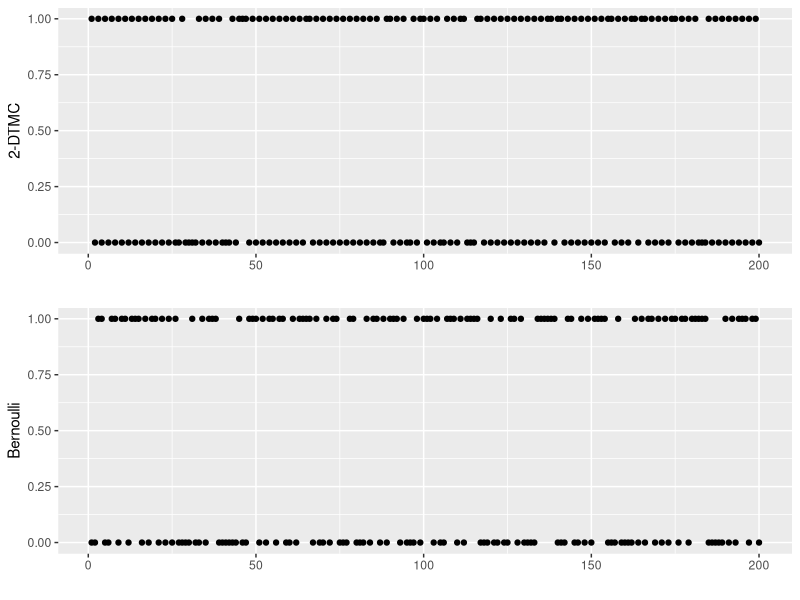

Write the R code that produced this figure.
library(ggplot2)
library(gridExtra)

#Input parameters
alpha=0.1
beta=0.9

#2-DTMC transition matrix
P=matrix(c(alpha,1-alpha,beta,1-beta),
         nrow=2,
         ncol=2,
         byrow=TRUE)
#DTMC mean
Avg=P[1,2]/(1+P[2,1]-P[1,1])

Points1=c()
Points2=c()
NumPoints=200

#2-DTMC simulation
CurrentState=0
for (i in 1:NumPoints) {
  p=P[CurrentState+1,CurrentState+1] #Extracts probability of transition to same state
  if (rbinom(1,1,p)==0) { #Changes state if no success
    CurrentState = (CurrentState+1)%%2
  }
  Points1=c(Points1,CurrentState)
}

#Bernoulli process simulation
for (i in 1:NumPoints) {
  Points2=c(Points2,rbinom(1,1,Avg))
}

p1=qplot(y=Points1,ylab="2-DTMC")
p2=qplot(y=Points2,ylab="Bernoulli")
p3=grid.arrange(p1, p2, ncol = 1)
p3

ggsave(p3,file="p3.jpeg",device="jpeg")
